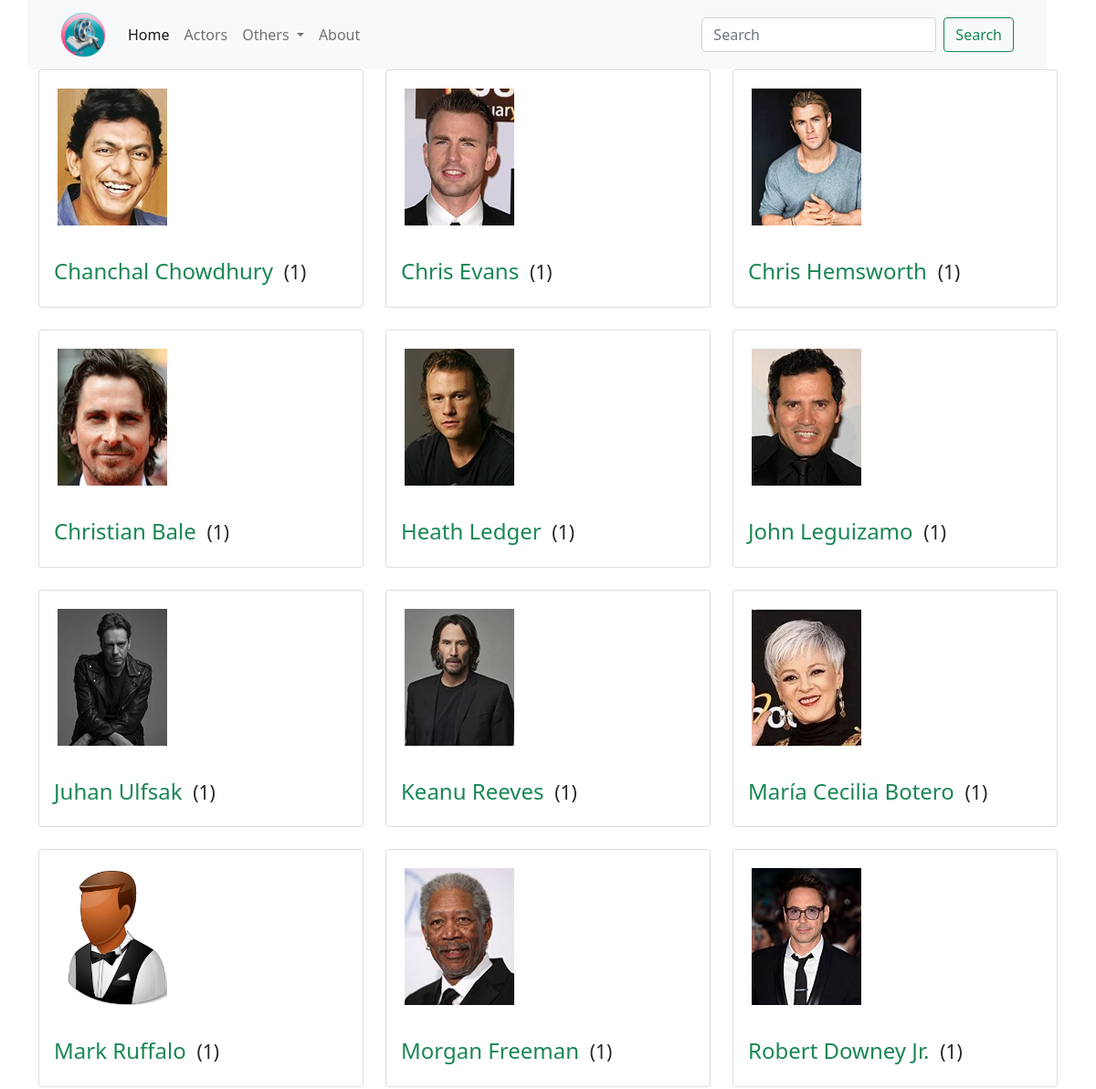
The page /actors.php (upper part) on the database as committed earlier.
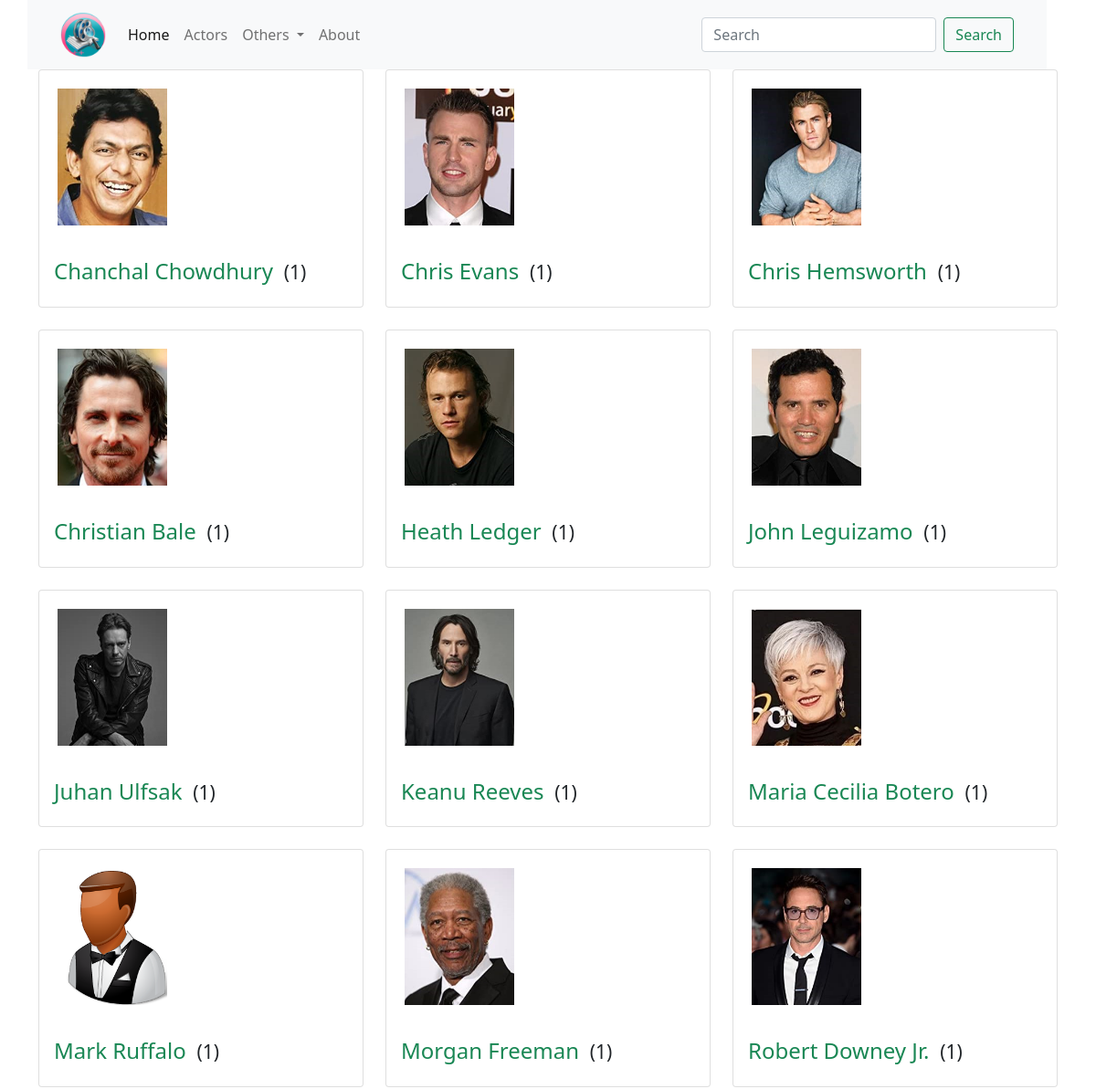
The same page on the database as committed later.
### tables this page shows
CREATE TABLE IF NOT EXISTS `actor` (
  `actor_id` int(11) NOT NULL AUTO_INCREMENT,
  `actor_first_name` char(20) NOT NULL,
  `actor_last_name` char(20) DEFAULT NULL,
  `actor_gender` char(1) NOT NULL,
  PRIMARY KEY (`actor_id`)
);

### actors.php (the view, shortened to what this page needs)
<?php
include 'head.php';
include 'dbcon.php';
?>
<?php
include 'header.php';
?>
<div class="row row-cols-1 row-cols-md-2 row-cols-lg-3 g-4">
    <?php
    $sql = "SELECT * FROM actor ORDER BY actor_first_name ASC";
    $result = mysqli_query($conn, $sql);
    if (mysqli_num_rows($result) > 0) {
        while ($row = mysqli_fetch_assoc($result)) {
            $act_id = $row['actor_id'];
    ?>
            <div class="col">
                <div class="card">
                    <?php
                    if (file_exists("images/actor/$act_id.jpg"))
                        $file_name = "$act_id.jpg";
                    else {
                        if ($row['actor_gender'] === 'm')
                            $file_name = "default_male.png";
                        else
                            $file_name = "default_female.png";
                    }
                    ?>
                    <img class="actor" src="images/actor/<?php echo $file_name; ?>" class="card-img-top" alt="...">
                    <div class="card-body">
                        <h4 class="card-title"><a class="link-success text-decoration-none" href="<?php echo 'actor.php?actor_id=' . $act_id; ?>"><?php echo $row['actor_first_name'] . " " . $row['actor_last_name']; ?>&nbsp;</a><small>
                                <?php
                                $sql2 = "SELECT movie_id FROM movie_cast WHERE actor_id = $act_id";
                                $res2 = mysqli_query($conn, $sql2);
                                echo "(";
                                echo mysqli_num_rows($res2);
                                echo ")";
                                ?>
                            </small></h4>
                    </div>
                </div>
            </div>
    <?php
        }
    }
    ?>
</div>
<?php
include 'foot.php';
?>

Rows that differ between the two databases and show on the page:
changed actor "Cecilia Botero": actor_first_name "María" → "Maria"
